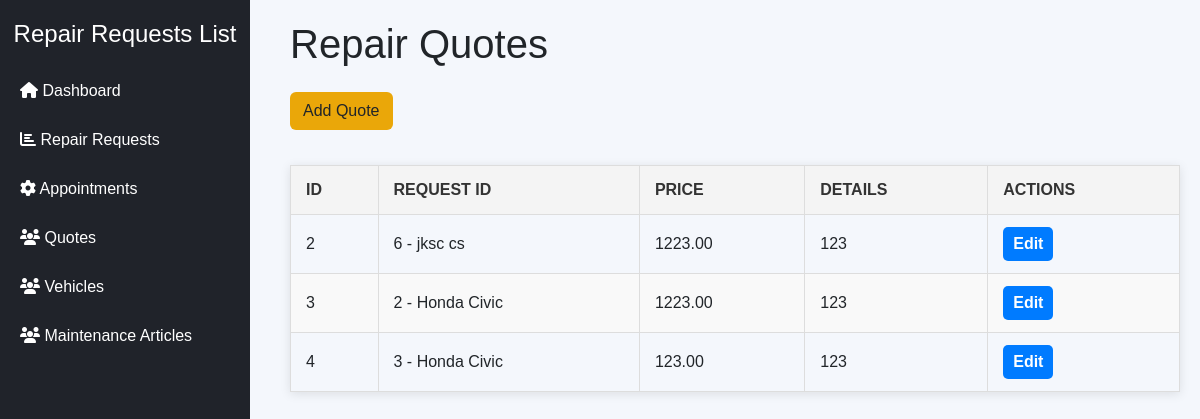
Before: /admin-quotes/ with the older database file.
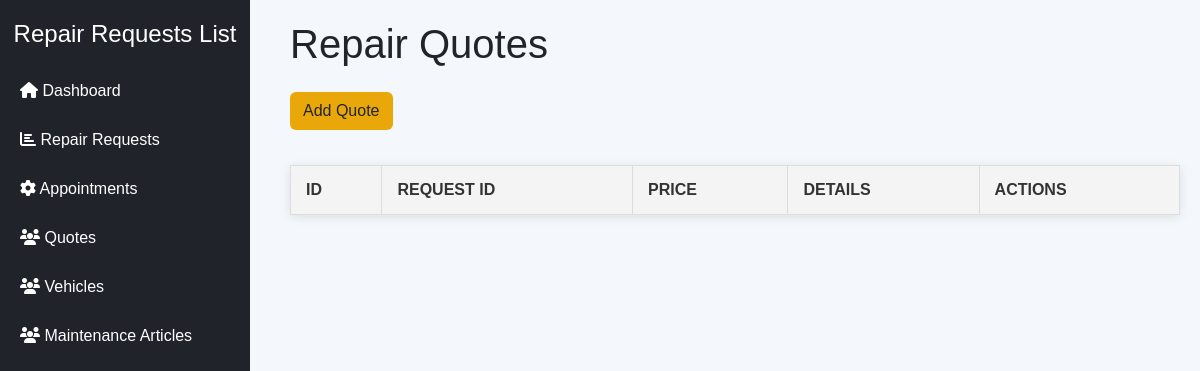
After: the same page with the newer database file.
### main/models.py (models this page shows)
class Quote(models.Model):
    repair_request = models.ForeignKey(RepairRequest, on_delete=models.CASCADE)
    price = models.DecimalField(max_digits=10, decimal_places=2)
    details = models.TextField()
    sent_to_user = models.BooleanField(default=False)

class RepairRequest(models.Model):
    STATUS_CHOICES = [('Pending', 'Pending'), ('In Progress', 'In Progress'), ('Completed', 'Completed')]
    user = models.ForeignKey(User, on_delete=models.CASCADE)
    vehicle = models.ForeignKey(Vehicle, on_delete=models.CASCADE)
    description = models.TextField()
    status = models.CharField(max_length=20, choices=STATUS_CHOICES, default='Pending')
    created_at = models.DateTimeField(auto_now_add=True)
    updated_at = models.DateTimeField(auto_now=True)
    cost = models.DecimalField(max_digits=10, decimal_places=2, null=True, blank=True)  # Add this field

class Vehicle(models.Model):
    user = models.ForeignKey(User, on_delete=models.CASCADE)
    make = models.CharField(max_length=100)
    model = models.CharField(max_length=100)
    year = models.IntegerField()
    vin = models.CharField(max_length=17, unique=True)
    color = models.CharField(max_length=50)
    license_plate = models.CharField(max_length=10)
    last_maintenance_date = models.DateField(null=True, blank=True)

### main/views.py (the view, shortened to what this page needs)
# urls.py: path('admin-quotes/', views.quotes, name='admin_quotes'),
def quotes(request):
    quotes = Quote.objects.select_related('repair_request').all()
    repair_requests = RepairRequest.objects.all()
    form = QuoteForm()
    return render(request, 'dashboard/quotes.html', {
        'quotes': quotes,  # Truyền danh sách quotes
        'repair_requests': repair_requests,  # Truyền danh sách repair requests
        'form': form,  # Form để thêm mới
    })

### main/templates/dashboard/quotes.html (shortened to what this page needs)
<!DOCTYPE html>
<html lang="en">
<head>
    <link rel="stylesheet" href="https://cdn.jsdelivr.net/npm/bootstrap@5.3.0-alpha1/dist/css/bootstrap.min.css">
    <link rel="stylesheet" href="https://cdnjs.cloudflare.com/ajax/libs/font-awesome/6.3.0/css/all.min.css">
</head>
<body>
    {% include 'components/sidebar.html' %}
    <div class="content">
        <h1 class="mb-4">Repair Quotes</h1>
        <button class="btn btn-add" data-bs-toggle="modal" data-bs-target="#addQuoteModal">Add Quote</button>
        <table>
            <thead>
                <tr>
                    <th>ID</th>
                    <th>Request ID</th>
                    <th>Price</th>
                    <th>Details</th>
                    <th>Actions</th>
                </tr>
            </thead>
            <tbody>
                {% for quote in quotes %}
                <tr>
                    <td>{{ quote.id }}</td>
                    <td>
                        {{ quote.repair_request.id }} -
                        {{ quote.repair_request.vehicle.make }} {{ quote.repair_request.vehicle.model }}
                    </td>                    <td>{{ quote.price }}</td>
                    <td>{{ quote.details }}</td>
                    <td class="actions">
                        <button
              class="btn btn-edit"
              data-bs-toggle="modal"
              data-bs-target="#editQuoteModal"
              onclick="openEditModal('{{ quote.id }}', '{{ quote.repair_request.id }}', '{{ quote.price }}', '{{ quote.details }}')"
            >
              Edit
            </button>
                    </td>
                </tr>
                {% endfor %}
            </tbody>
        </table>
    </div>
</body>
</html>

Changed rows visible on the page:
removed Quote: id "2", repair_request.id "6", repair_request.vehicle.make "jksc", repair_request.vehicle.model "cs", price "1223.00", details "123"
removed Quote: id "3", repair_request.id "2", repair_request.vehicle.make "Honda", repair_request.vehicle.model "Civic", price "1223.00", details "123"
removed Quote: id "4", repair_request.id "3", repair_request.vehicle.make "Honda", repair_request.vehicle.model "Civic", price "123.00", details "123"
